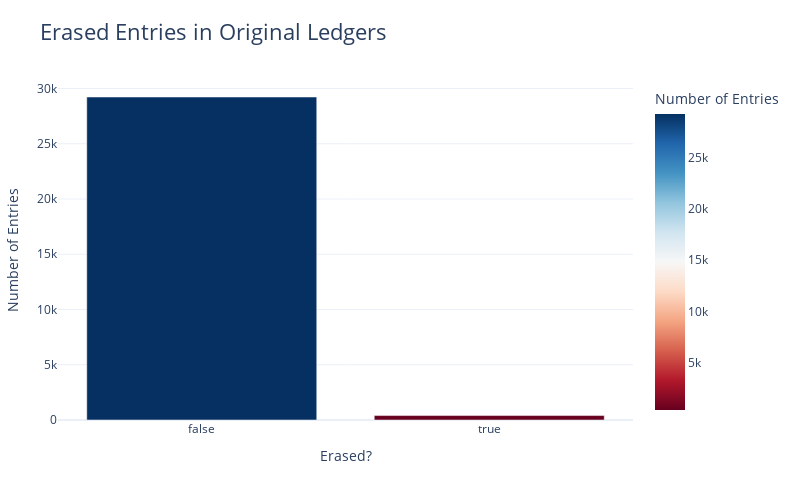

Write notebook code for a chart like this one.
### Code cell
erased_counts = df['sErased'].value_counts().reset_index()
erased_counts.columns = ['Erased', 'Count']

fig = px.bar(
    erased_counts,
    x='Erased',
    y='Count',
    title='Erased Entries in Original Ledgers',
    labels={'Erased': 'Erased?', 'Count': 'Number of Entries'},
    color='Count',
    color_continuous_scale='RdBu',
    template='plotly_white'
)

fig.update_layout(
    xaxis_title='Erased?',
    yaxis_title='Number of Entries',
    xaxis_tickangle=0,
    height=500,
    width=800,
    title_font=dict(size=22),
    plot_bgcolor='white',
    margin=dict(l=40, r=40, t=80, b=80),
    showlegend=True,
    legend_title_text='Entry Count',
    hoverlabel=dict(
        bgcolor="white",
        font_size=12,
        font_family="Arial")
)

fig.show()

### Figure 1 — Plotly figure (JSON) as saved in the notebook; plotly's stock layout.template omitted (floating-point values rounded to 4 significant figures)
{"data": [{"alignmentgroup": "True", "hovertemplate": "Erased?=%{x}<br>Number of Entries=%{marker.color}<extra></extra>", "legendgroup": "", "marker": {"color": [29232, 403], "coloraxis": "coloraxis", "pattern": {"shape": ""}}, "name": "", "offsetgroup": "", "orientation": "v", "showlegend": false, "textposition": "auto", "type": "bar", "x": [false, true], "xaxis": "x", "y": [29232, 403], "yaxis": "y"}], "layout": {"barmode": "relative", "coloraxis": {"colorbar": {"title": {"text": "Number of Entries"}}, "colorscale": [[0, "rgb(103,0,31)"], [0.1, "rgb(178,24,43)"], [0.2, "rgb(214,96,77)"], [0.3, "rgb(244,165,130)"], [0.4, "rgb(253,219,199)"], [0.5, "rgb(247,247,247)"], [0.6, "rgb(209,229,240)"], [0.7, "rgb(146,197,222)"], [0.8, "rgb(67,147,195)"], [0.9, "rgb(33,102,172)"], [1, "rgb(5,48,97)"]]}, "height": 500, "hoverlabel": {"bgcolor": "white", "font": {"family": "Arial", "size": 12}}, "legend": {"title": {"text": "Entry Count"}, "tracegroupgap": 0}, "margin": {"b": 80, "l": 40, "r": 40, "t": 80}, "plot_bgcolor": "white", "showlegend": true, "title": {"font": {"size": 22}, "text": "Erased Entries in Original Ledgers"}, "width": 800, "xaxis": {"anchor": "y", "autorange": true, "domain": [0, 1], "range": [-0.5, 1.5], "tickangle": 0, "title": {"text": "Erased?"}, "type": "category"}, "yaxis": {"anchor": "x", "autorange": true, "domain": [0, 1], "range": [0, 30770.0], "title": {"text": "Number of Entries"}, "type": "linear"}}}
